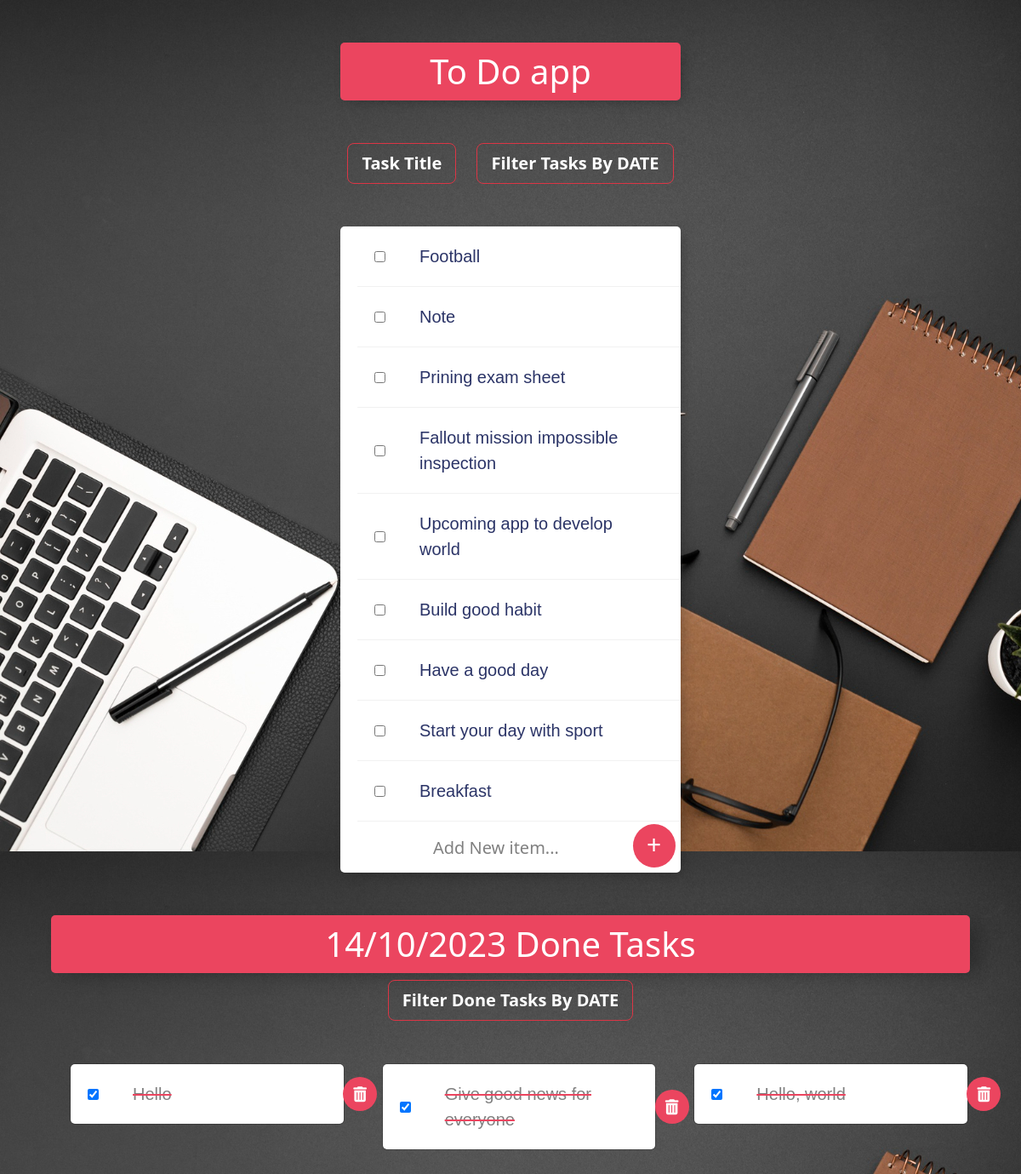
The page /?done_date=14/10/2023 on the database its author committed.
### todo_app.py (models this page shows, shortened)
class Tasks(Base):
    __tablename__ = "tasks"
    id = Column(Integer, primary_key=True)
    task = Column(String, nullable=False)
    date = Column(String, nullable=False)
    is_done = Column(Boolean)

class DoneTask(Base):
    __tablename__ = "done"
    id = Column(Integer, primary_key=True)
    task = Column(String, nullable=False)
    date = Column(String, nullable=False)
    is_done = Column(Boolean, nullable=False)

### todo_app.py (the view, shortened to what this page needs)
@app.route("/", methods=["POST", "GET"])
def home():
    global tasks, dates, majors
    all_tasks = session.query(Tasks).all()
    date = request.args.get("date")
    filter_by_date = session.query(Tasks).filter_by(date=date)
    all_majors = session.query(Major).all()
    majors = set(all_majors)
    task_done_date = request.args.get("done_date")
    filtered_done_task = session.query(DoneTask).filter_by(date=task_done_date)
    done_tasks = session.query(DoneTask).all()
    for task in done_tasks:
        done_date.append(task.date)
    if not task_done_date or task_done_date == "All":
        done_tasks = done_tasks
    else:
        done_tasks = filtered_done_task
    if not done_tasks:
        done_tasks = []
    if not date:
        tasks = all_tasks
    return render_template("index.html", tasks=tasks, dates=set(dates), done_tasks=done_tasks, majors=majors,
                           today=today, date=date, done_date=set(done_date), done_task_date=task_done_date)

### templates/index.html (shortened to what this page needs)
{% include ("partial/header.html") %}
<div class="box" id="heading">
    {% if date==None %}
    <h1>To Do app</h1>
    {% elif date==today %}
    <h1>Today TO DOs</h1>
    {% else %}
    <h1>{{date}} TO DOs</h1>
    {% endif %}
</div>
<div class="dropdown">
    <button class="dropbtn btn btn-lg btn-outline-danger">Task Title</button>
</div>
<div class="dropdown">
    <button class="dropbtn btn btn-lg btn-outline-danger">Filter Tasks By DATE</button>
</div>
<div class="box">
    {% for task in tasks %}
    <form action="/delete_update_task" method="post">
        <div class="item">
            {% if task.is_done == True %}
            <input type="checkbox" name="checkbox" value="{{task.id}}" class="btn"
                   href="{{url_for('delete_task' ,task_id = 3)}}"
                   onchange="this.form.submit()" checked>
            <p class="True">{{task.task}}</p>
            {% elif task.is_done == False %}
            <input type="checkbox" name="checkbox" value="{{task.id}}" class="btn" onchange="this.form.submit()">
            <p class="True">{{task.task}}</p>
            {% endif %}
        </div>
    </form>
    {% endfor %}
    <form class="" action="/add_task" method="post">
        <input type="text" name="newTask" placeholder="Add New item..." value="" required  autocomplete="off">
        <button class="add" type="submit" name="list">+</button>
    </form>
</div>
<div id="done_heading">
    {% if done_task_date==None %}
    <h1>General Done Tasks</h1>
    {% elif done_task_date ==today %}
    <h1>Today Done Tasks</h1>
    {% else %}
    <h1>{{done_task_date}} Done Tasks</h1>
    {% endif %}
</div>
<div class="dropdown">
    <button class="dropbtn btn btn-lg btn-outline-danger">Filter Done Tasks By DATE</button>
</div>
<div class="row done_box">
    {% for task in done_tasks %}
    <div class="col-sm-6 col-lg-4 col-md-6 mb-3 mb-sm-0">
        <form action="{{url_for('toggle_task',id=task.id)}}" method="post">
            <div class="card">
                <div class="item">
                    <input type="checkbox" name="checked" value="{{task.id}}" class="btn"
                           onchange="this.form.submit()" checked>
                    <p class="True">{{task.task}}</p>
                    <button class="trash" type="submit" name="trash" value="{{task.id}}"><i
                            class="fa-solid fa-trash-can"></i>
                    </button>
                </div>
            </div>
        </form>
    </div>
    {% endfor %}
</div>
{% include ("partial/footer.html") %}

### static/css/style.css (style rules this page uses)
body { text-align: center !important; background-image: url("../img/1112.jpg") !important; width: 100% !important; }
html { min-height: 1000px !important; font-family: 'helvetica neue' !important; }
h1 { color: #fff !important; padding: 10px !important; }
.box { max-width: 400px !important; margin: 50px auto !important; background: white !important; border-radius: 5px !important; box-shadow: 5px 5px 15px -5px rgba(0, 0, 0, 0.3) !important; }
#heading { background-color: #EB455F !important; text-align: center !important; }
#done_heading { max-width: 90%; margin: 0 auto !important; border-radius: 5px !important; box-shadow: 15px 5px 25px -5px rgba(0, 0, 0, 0.3) !important; background-color:#EB455F; }
.item { min-height: 70px !important; display: flex !important; align-items: center !important; border-bottom: 1px solid #F1F1F1 !important; }
.item:last-child { border-bottom: 0 !important; }
input:checked + .True { text-decoration: line-through !important; text-decoration-color: #EB455F !important; color: gray !important; }
.True { width: 300px !important; text-align: left !important; font-weight: inherit !important; font-family: 'Arial', sans-serif; }
input[type="checkbox"] { margin: 20px !important; }
p { margin: 0 !important; padding: 20px !important; font-size: 20px !important; font-weight: 200 !important; color: #2B3467 !important; }
form { text-align: center !important; margin-left: 20px !important; }
button.add { min-height: 50px !important; width: 50px !important; border-radius: 50%; border-color: transparent; background-color: #EB455F; color: #fff; font-size: 30px; padding-bottom: 5px; border-width: 0; }
#trash, .trash { min-height: 40px; width: 40px; border-radius: 50%; position: absolute; margin-left: 330px !important; outline: none; font-size: 18px; color: #fff; background: #EB455F; border-width: 0; cursor: pointer; }
.trash { margin-left: 320px !important; }
input[type="text"] { text-align: center; height: 60px; top: 10px; border: none; background: transparent; font-size: 20px; font-weight: 200; width: 313px; }
::placeholder { color: grey; opacity: 1; }
.dropdown { max-width: 400px !important; position: relative; display: inline-block; margin: 0 10px !important; }
.dropbtn { color: #ffffff !important; font-weight: bold !important; }
.row { padding: 0 20px !important; margin-bottom: 40px !important; }
.row div .card { background: None !important; margin-bottom: 20px; }
.done_box { max-width: 95% !important; margin: 50px auto !important; }
.done_box .item { background-color: #ffffff; border-radius: 5px; }

### rows shown on the page
Tasks: task "Football"
Tasks: task "Note"
Tasks: task "Prining exam sheet"
Tasks: task "Fallout mission impossible inspection"
Tasks: task "Upcoming app to develop world"
Tasks: task "Build good habit"
Tasks: task "Have a good day"
Tasks: task "Start your day with sport"
Tasks: task "Breakfast"
DoneTask: task "Hello", {{ task.id }} 4 (drawn)
DoneTask: task "Give good news for everyone", {{ task.id }} 6 (drawn)
DoneTask: task "Hello, world", {{ task.id }} 10 (drawn)

### other values the page prints
{{ done_task_date }} "14/10/2023"
